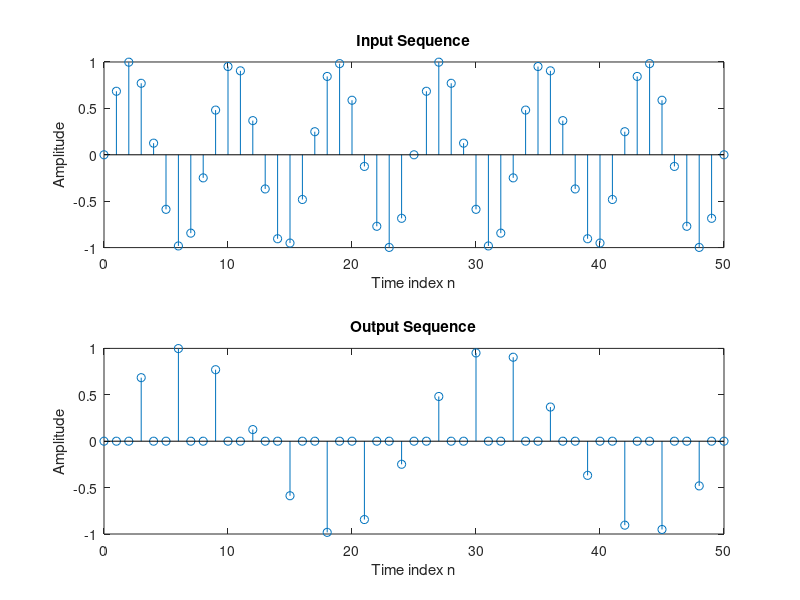

This figure's MATLAB source:
% Program 10_1
% Illustration of Up-Sampling by an Integer Factor
%
clf;
n = 0:50;
x = sin(2*pi*0.12*n);
y = zeros(1, 3*length(x));
y([1: 3: length(y)]) = x;
subplot(2,1,1)
stem(n,x);
title('Input Sequence');
xlabel('Time index n');ylabel('Amplitude');
subplot(2,1,2)
stem(n,y(1:length(x)));
title('Output Sequence');
xlabel('Time index n');ylabel('Amplitude');
